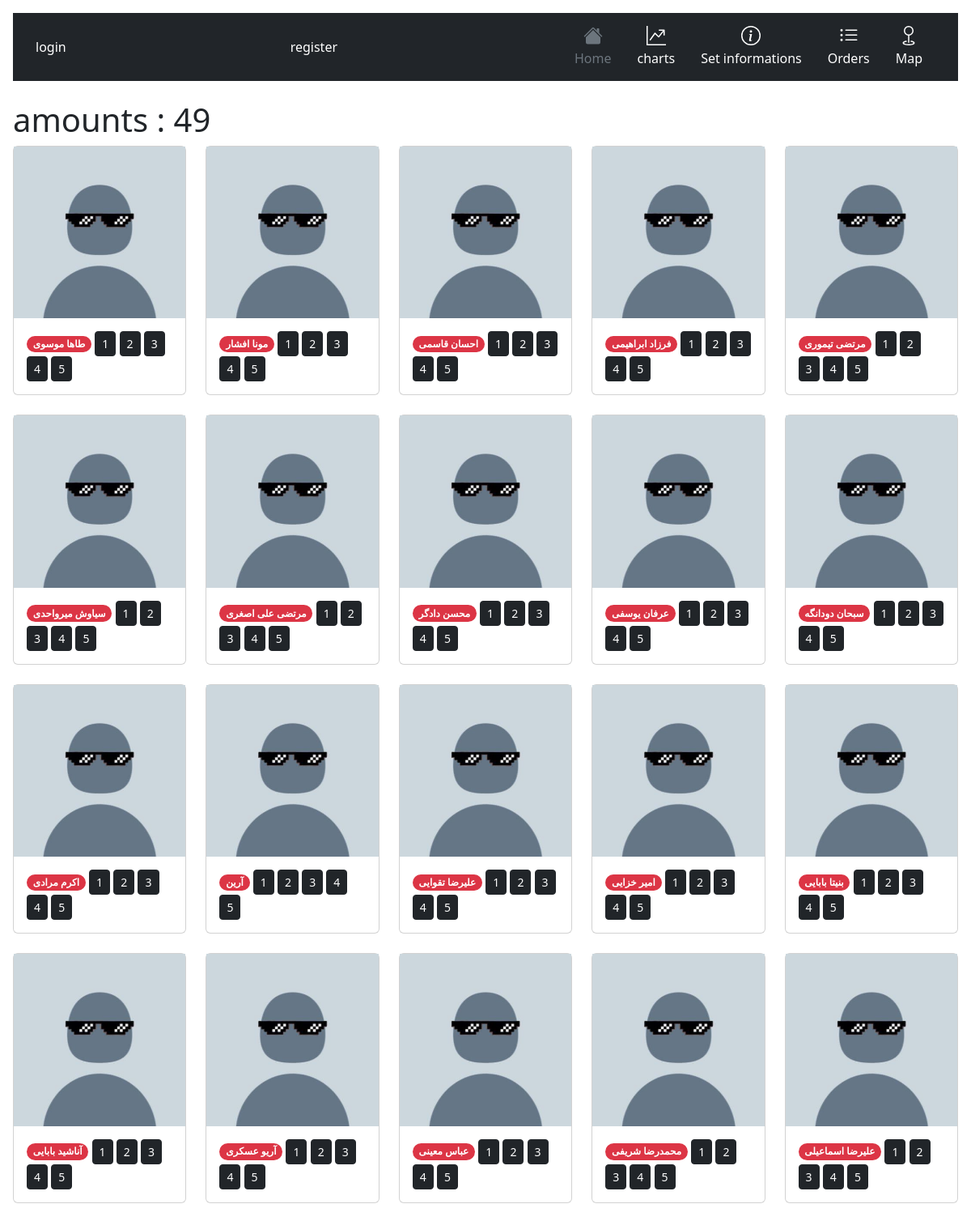
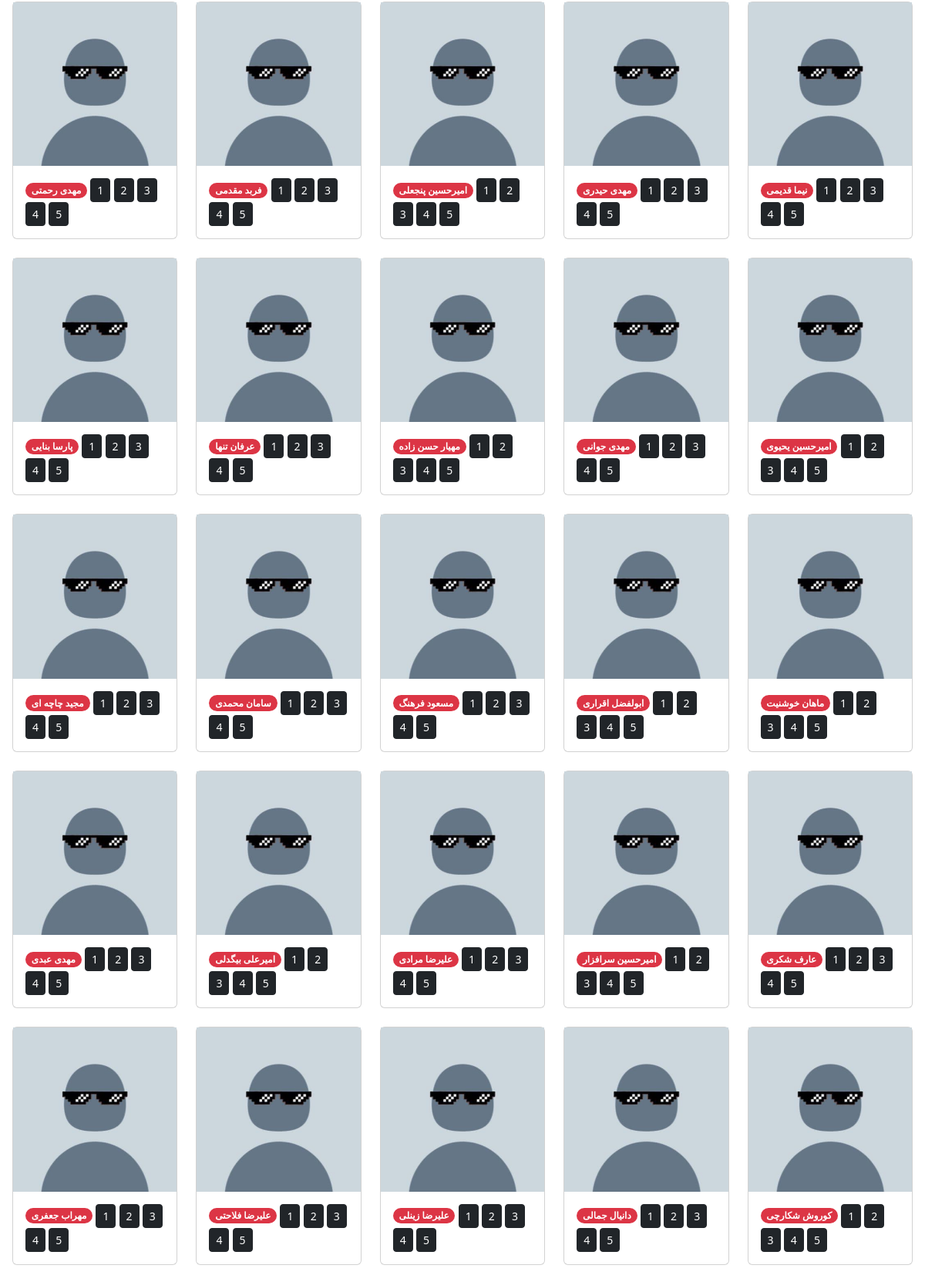
Screenshot of /setRateByCityList/Tehran/ (upper part) with the database file from the repository (2 pictures, top to bottom).
### accounts/models.py (models this page shows, shortened)
class User(AbstractBaseUser):
    status_reason = (
        ('u' , "university"),
        ('h', "highschool"),
        ('a' , "Friend"),
        ('g' , "game"),
        ('s' , "school"),
        ('o' , "other"),
        ('f' , "family"),
        ('i' , "instagram"),
    )
    username = models.CharField(unique=True, max_length=100)
    name = models.CharField(max_length=100, null=True, blank=True)
    is_admin = models.BooleanField(default=False)
    is_active = models.BooleanField(default=True)
    Avatar = models.ImageField(upload_to="images/Avatar",blank=True,null=True)
    code = models.IntegerField(blank=True,null=True)
    reason = models.CharField(max_length=1,choices = status_reason)
    city = models.ForeignKey(City,on_delete=models.CASCADE,related_name="user",blank=True,null=True)
    Rating = models.IntegerField(default=1)
    Friends = models.ManyToManyField("User")
    USERNAME_FIELD = 'username'
    REQUIRED_FIELDS = ['name']
    objects = MyUserManager()

### info/views.py (the view)
# urls.py: path('setRateByCityList/<slug:cityName>/',setRateByCityList,name="setRateByCityList"),
def setRateByCityList(request,cityName):
    city = City.objects.get(name = cityName)
    users = User.objects.filter(city = city)
    amount = 0
    for user in users:
        amount += 1
    cities = City.objects.all()
    return render(request,'info/sets/rate/setRateByCity.html',{"cities" : cities,'users' : users,'amount':amount,'city':cityName})

### info/templates/info/sets/rate/setRateByCity.html (shortened to what this page needs)
{% extends 'info/base.html' %}
{% load static %}
{% block content %}
<h1>amounts : {{amount}}</h1>
<div class="row row-cols-2 row-cols-md-5 g-4">
    {% for user in users %}
          <div class="col">
            <div class="card">
                <img src="{% if user.Avatar %}{{user.Avatar.url}}{% else %}{% static 'panel/m.jfif' %}{% endif %}" >
              <div class="card-body">
                <span class="badge rounded-pill text-bg-danger">{{user.name}}</span>
                  <a class="btn btn-dark btn-sm" href="{% url 'info:setRate' user.username 1 %}" role="button">1</a>
                  <a class="btn btn-dark btn-sm" href="{% url 'info:setRate' user.username 2 %}" role="button">2</a>
                  <a class="btn btn-dark btn-sm" href="{% url 'info:setRate' user.username 3 %}" role="button">3</a>
                  <a class="btn btn-dark btn-sm" href="{% url 'info:setRate' user.username 4 %}" role="button">4</a>
                  <a class="btn btn-dark btn-sm" href="{% url 'info:setRate' user.username 5 %}" role="button">5</a>
              </div>
            </div>
          </div>
    {% endfor %}
</div>
{% endblock %}

### rows the page displays
User: name "طاها موسوی"
User: name "مونا افشار"
User: name "احسان قاسمی"
User: name "فرزاد ابراهیمی"
User: name "مرتضی تیموری"
User: name "سیاوش میرواحدی"
User: name "مرتضی علی اصغری"
User: name "محسن دادگر"
User: name "عرفان یوسفی"
User: name "سبحان دودانگه"
User: name "اکرم مرادی"
User: name "آرین"
User: name "علیرضا تقوایی"
User: name "امیر خزایی"
User: name "بنیتا بابایی"
User: name "آناشید بابایی"
User: name "آریو عسکری"
User: name "عباس معینی"
User: name "محمدرضا شریفی"
User: name "علیرضا اسماعیلی"
User: name "مهدی رحمتی"
User: name "فربد مقدمی"
User: name "امیرحسین پنجعلی"
User: name "مهدی حیدری"
User: name "نیما قدیمی"
User: name "پارسا بنایی"
User: name "عرفان تنها"
User: name "مهیار حسن زاده"
User: name "مهدی جوانی"
User: name "امیرحسین یحیوی"
User: name "مجید چاچه ای"
User: name "سامان محمدی"
User: name "مسعود فرهنگ"
User: name "ابولفضل اقراری"
User: name "ماهان خوشنیت"
User: name "مهدی عبدی"
User: name "امیرعلی بیگدلی"
User: name "علیرضا مرادی"
User: name "امیرحسین سرافزار"
User: name "عارف شکری"
User: name "مهراب جعفری"
User: name "علیرضا فلاحتی"
User: name "علیرضا زینلی"
User: name "دانیال جمالی"
User: name "کوروش شکارچی"

### other values shown
{{ amount }} "49"
